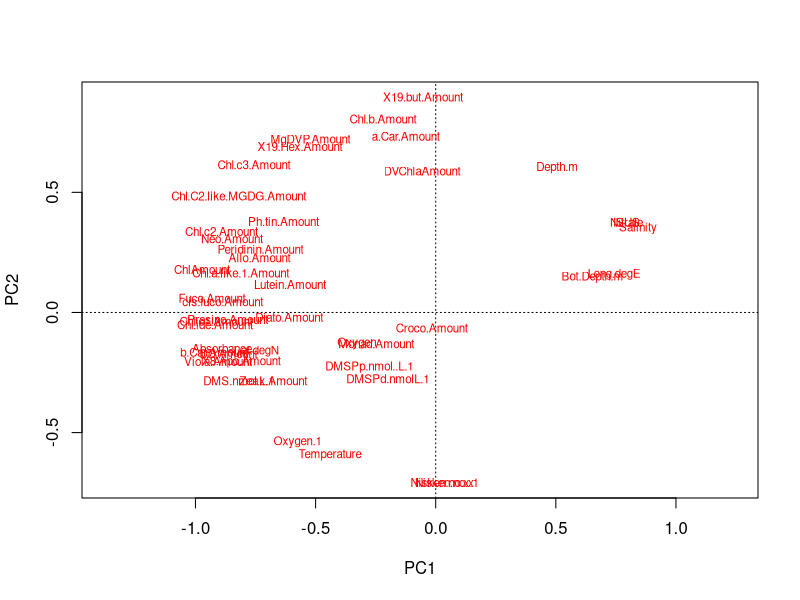
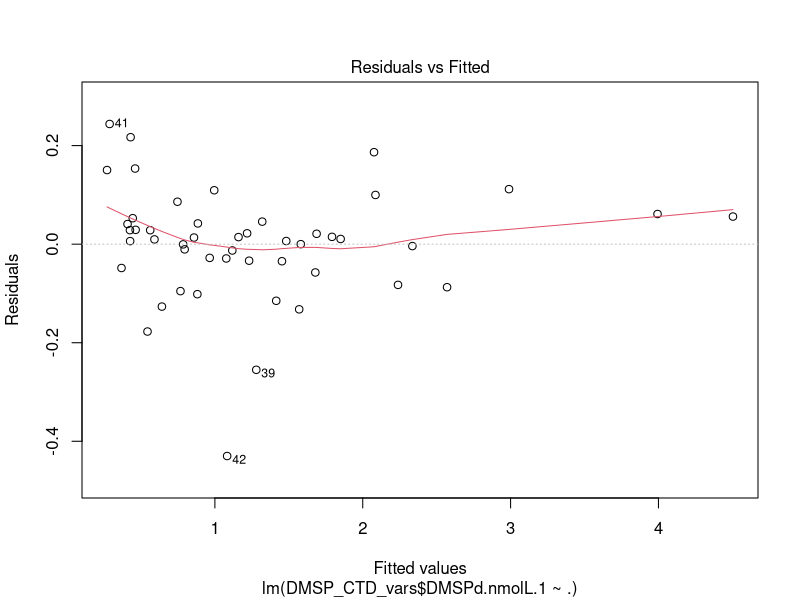
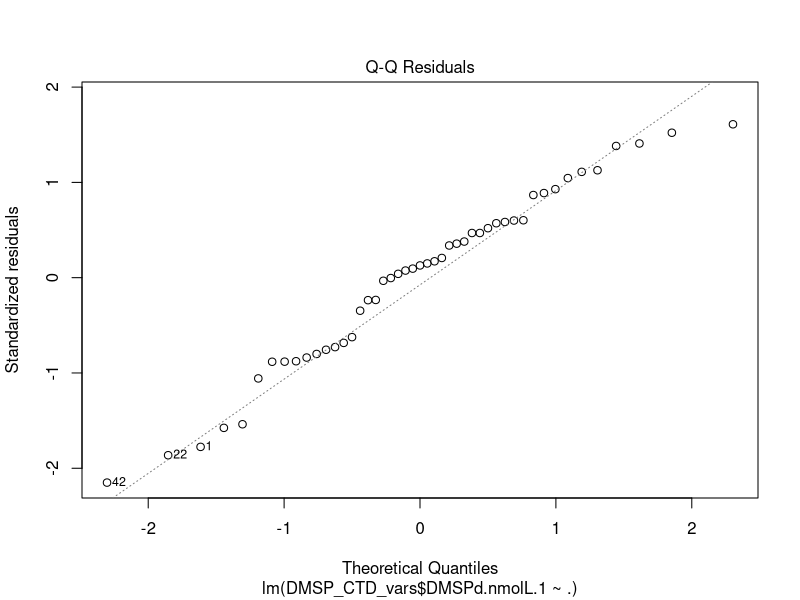
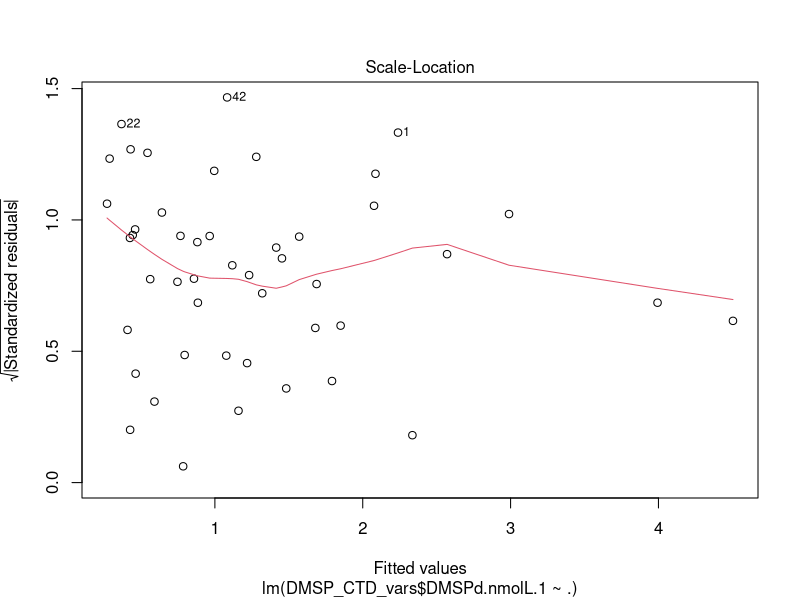
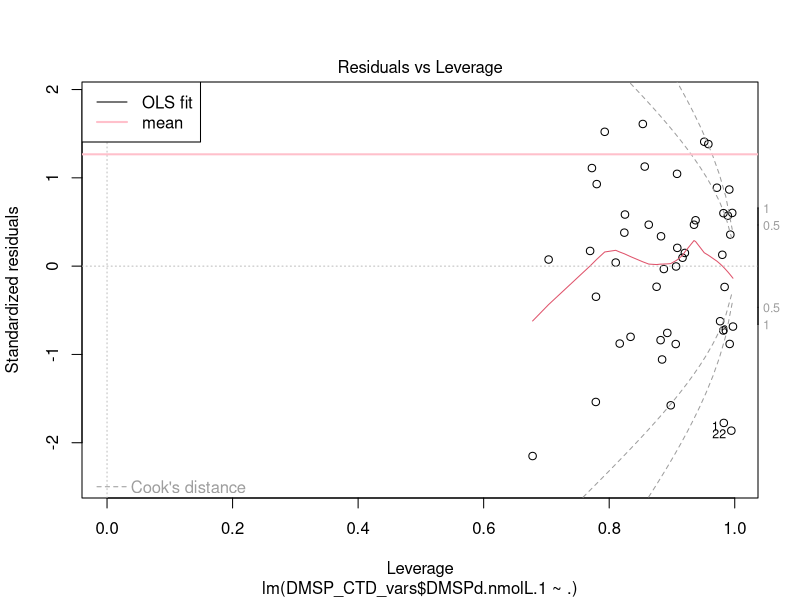
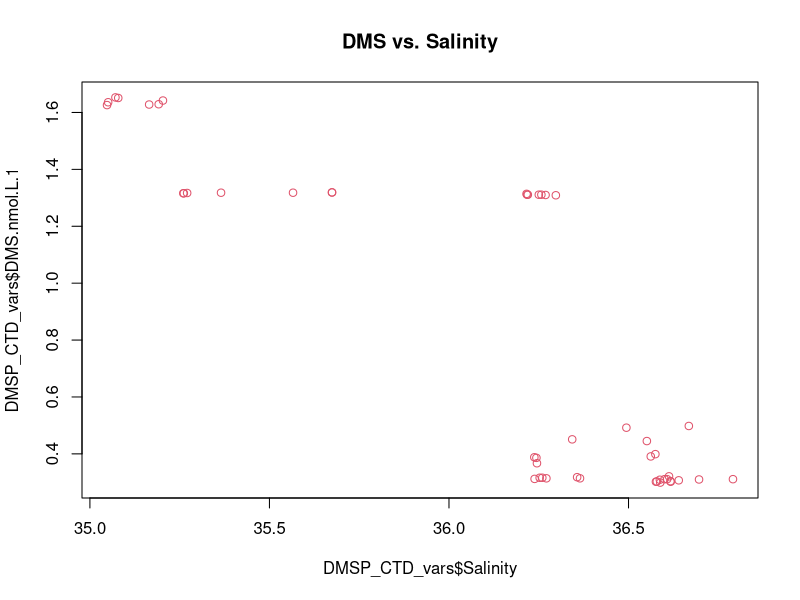
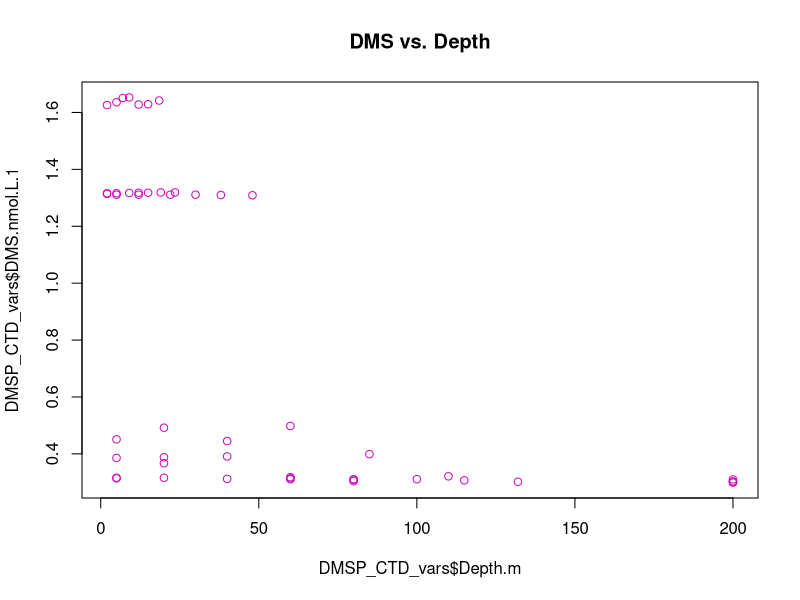
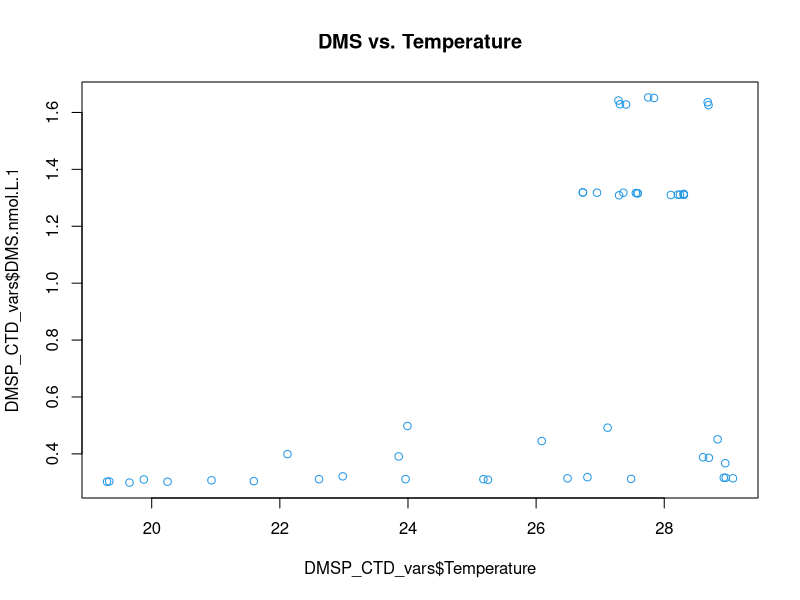

These figures' R source, in order:
## ---- chunk 1
library(vegan)
## ---- chunk 2
setwd("/Users/SKate_Shore/quant_methods/Quant-Methods-Project.git/Data")
DMSP_June = read.csv("SAV15 Finalized Station DMS-P (Legs 1-3).csv", header = TRUE, fill = TRUE)
CTD_June = read.csv("SAVCTDJUN2015ALLDATA.csv", header = TRUE, fill = TRUE)
Pigs_June = read.csv("SAV JUN 15 Pig Extraction Log COMPLETE.csv", header = TRUE, fill = TRUE)
Silica_June = read.csv("Silica Levels for 2015 Cruises.csv", header = TRUE, fill = TRUE)
## ---- chunk 3
DMSP_June$id = paste(DMSP_June$Station, DMSP_June$Nisken.no, sep='_')
CTD_June$id = paste(CTD_June$Station, CTD_June$Nisken.no, sep='_')
Pigs_June$id = paste(Pigs_June$Station, Pigs_June$Nisken.no, sep='_')
Silica_June$id = paste(Silica_June$Station, Silica_June$Nisken.no, sep='_')
## ---- chunk 4
DMSP_CTD = merge(DMSP_June, CTD_June, by="id", all=FALSE)
DMSP_CTD = merge(DMSP_CTD, Pigs_June, by="id", all=FALSE)
DMSP_CTD = merge(DMSP_CTD, Silica_June, by="id", all=FALSE)
## ---- chunk 5
fields_to_drop = c('id', 'Station', 'Station.x', 'Station.y', 
                   'X19.Hex.like.keto.Amount', 'Bot..Depth.m', 'Nisken.no.y', "Latitude", 'Longitude', 'Depth', 'StrainGaugePressure', 'Conductivity', 'PotentialTemp.', 'Density', 'Sigmatheta', 'PAR.Irradiance', 'Nisken.no.x.1', 'HPLCSet.no', 'VialName', 'Extraction.Date', 'Vol.Filtered.L', 'Nisken.no.y.1')
DMSP_CTD_vars = DMSP_CTD[ , !(names(DMSP_CTD) %in% fields_to_drop)]
rows_to_keep = which(apply(DMSP_CTD_vars, 1, function(x) !any(is.na(x))))
DMSP_CTD_vars = DMSP_CTD_vars[rows_to_keep, ]
## ---- chunk 6
pca = rda(scale(DMSP_CTD_vars))
pca
summary(pca)
plot(pca, display='sp', choices = c(1,2))
## ---- chunk 7
ols_DMSPp = lm(DMSP_CTD_vars$DMSPp.nmol..L.1~ . , data = DMSP_CTD_vars)
summary(ols_DMSPp)
# 2 significant variables with p < 0.1
#Chl.a.like, a.Car
## ---- chunk 8
ols = lm(DMSP_CTD_vars$DMSPd.nmolL.1~ . , data = DMSP_CTD_vars)
plot(ols)
abline(ols)
abline(h=mean(DMSP_CTD_vars$DMSPd.nmolL.1), col='pink', lwd=2)
legend('topleft', c('OLS fit', 'mean'), col=c('black', 'pink'), lty=1, lwd=c(1,2))
summary(ols)
# 12 significant variables with p < 0.1, 8 with p < 0.05
#Salinity, Oxygen.1, Peridinin, Diato, Monad, Ph.tin, Silica
## ---- chunk 9
ols_DMS = lm(DMSP_CTD_vars$DMS.nmol.L.1~ . , data = DMSP_CTD_vars)
summary(ols_DMS)
#19 variables of at least p < 0.1 significance, 11 with p < 0.05 significance
#Lat, Long, Salinity, Peridinin, cis.fuco, Diato, Monad., Chl.b, Chl.a, b.Car
## ---- chunk 10
plot(DMSP_CTD_vars$DMS.nmol.L.1 ~ DMSP_CTD_vars$Salinity, col = 66, main = 'DMS vs. Salinity')
## ---- chunk 11
plot(DMSP_CTD_vars$DMS.nmol.L.1 ~ DMSP_CTD_vars$Depth.m, col = 54, main = 'DMS vs. Depth')
## ---- chunk 12
plot(DMSP_CTD_vars$DMS.nmol.L.1 ~ DMSP_CTD_vars$Temperature, col = 420, main = 'DMS vs. Temperature')
